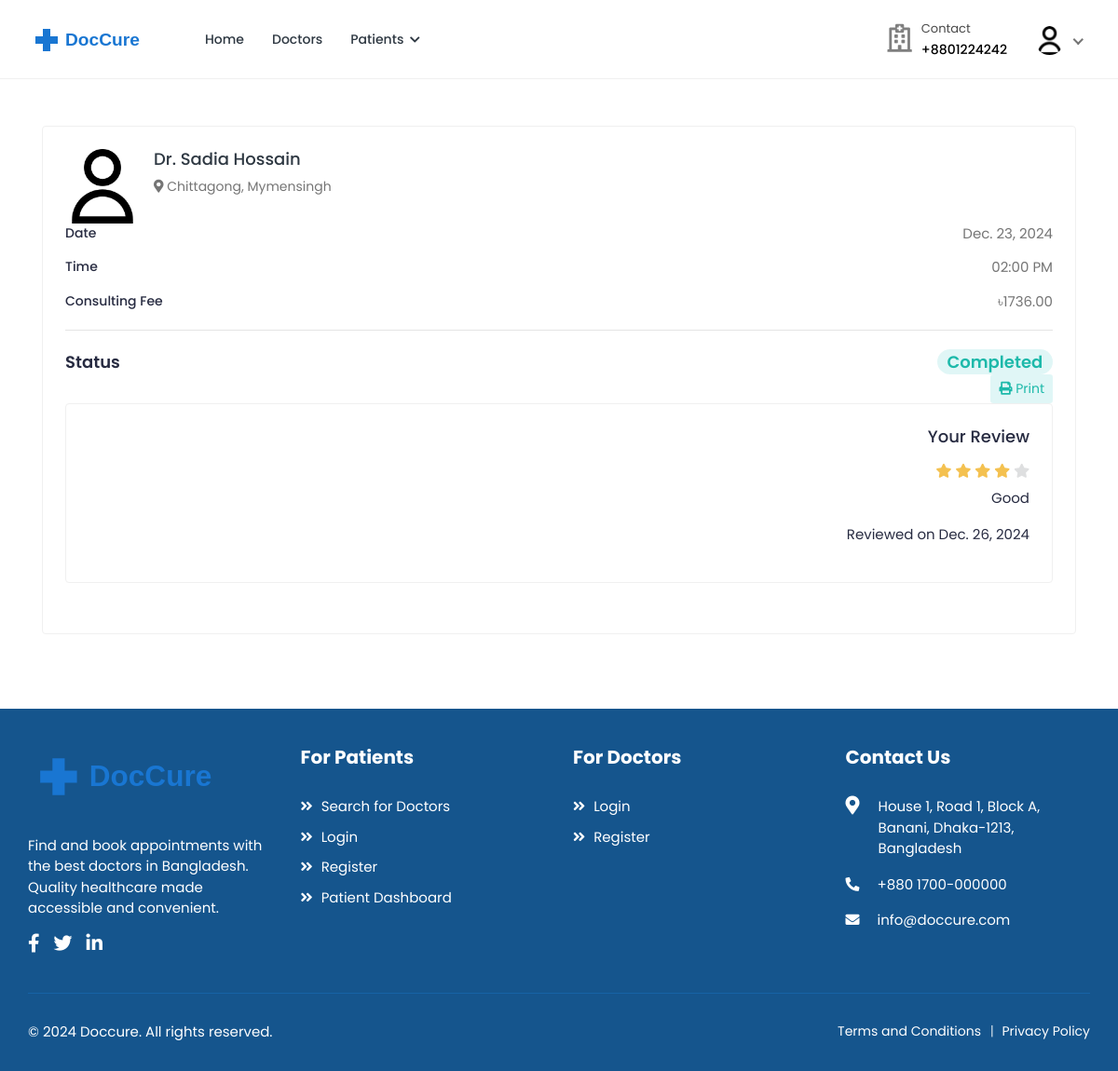
The app's page /patients/appointments/1/ (signed in) with its own data.
### accounts/models.py (models this page shows, shortened)
class User(AbstractUser):
    class RoleChoices(models.TextChoices):
        DOCTOR = "doctor", "Doctor"
        PATIENT = "patient", "Patient"
    username = models.CharField(max_length=30, unique=True)
    role = models.CharField(
        choices=RoleChoices.choices,
        max_length=20,
        default="patient",
        error_messages={"required": "Role must be provided"},
    )
    email = models.EmailField(
        blank=True,
        error_messages={
            "unique": "A user with that email already exists.",
        },
    )
    first_name = models.CharField(max_length=150, blank=True)
    last_name = models.CharField(max_length=150, blank=True)
    registration_number = models.IntegerField(null=True, blank=True)
    USERNAME_FIELD = "username"
    REQUIRED_FIELDS = []
    objects = CustomUserManager()
    def get_full_name(self):
        full_name = "%s %s" % (self.first_name, self.last_name)
        return full_name.strip() or self.username

class Profile(models.Model):
    user = models.OneToOneField(
        User, on_delete=models.CASCADE, related_name="profile"
    )
    avatar = models.ImageField(
        default="defaults/user.png", upload_to=profile_photo_directory_path
    )
    phone = models.CharField(max_length=20, blank=True, null=True)
    dob = models.DateField(blank=True, null=True)
    about = models.TextField(blank=True, null=True)
    specialization = models.CharField(max_length=255, blank=True, null=True)
    gender = models.CharField(
        max_length=10,
        choices=[("male", "Male"), ("female", "Female"), ("other", "Other")],
        blank=True,
    )
    address = models.TextField(blank=True, null=True)
    city = models.CharField(max_length=100, blank=True)
    state = models.CharField(max_length=100, blank=True)
    postal_code = models.CharField(max_length=20, blank=True)
    country = models.CharField(max_length=100, blank=True)
    price_per_consultation = models.DecimalField(
        max_digits=10, decimal_places=2, null=True, blank=True
    )
    is_available = models.BooleanField(default=True)
    blood_group = models.CharField(
        max_length=5,
        choices=[
            ("A+", "A+"),
            ("A-", "A-"),
            ("B+", "B+"),
            ("B-", "B-"),
            ("O+", "O+"),
            ("O-", "O-"),
            ("AB+", "AB+"),
            ("AB-", "AB-"),
        ],
        blank=True,
        null=True,
    )
    allergies = models.TextField(blank=True, null=True)
    medical_conditions = models.TextField(blank=True, null=True)
    @property
    def image(self):
        return (
            self.avatar.url
            if self.avatar.storage.exists(self.avatar.name)
            else "{}defaults/user.png".format(settings.MEDIA_URL)
        )

### bookings/models.py (models this page shows, shortened)
class Booking(models.Model):
    doctor = models.ForeignKey(
        settings.AUTH_USER_MODEL,
        on_delete=models.CASCADE,
        related_name="appointments",
        limit_choices_to={"role": "doctor"},
    )
    patient = models.ForeignKey(
        settings.AUTH_USER_MODEL,
        on_delete=models.CASCADE,
        related_name="patient_appointments",
        limit_choices_to={"role": "patient"},
    )
    appointment_date = models.DateField()
    appointment_time = models.TimeField()
    booking_date = models.DateTimeField(auto_now_add=True)
    status = models.CharField(
        max_length=20,
        choices=[
            ("pending", "Pending"),
            ("confirmed", "Confirmed"),
            ("completed", "Completed"),
            ("cancelled", "Cancelled"),
            ("no_show", "No Show"),
        ],
        default="pending",
    )
    class Meta:
        ordering = ["-appointment_date", "-appointment_time"]
        unique_together = ["doctor", "appointment_date", "appointment_time"]

### core/models.py (models this page shows, shortened)
class Review(models.Model):
    RATING_CHOICES = (
        (1, '1'),
        (2, '2'),
        (3, '3'),
        (4, '4'),
        (5, '5'),
    )
    patient = models.ForeignKey('accounts.User', on_delete=models.CASCADE, related_name='reviews_given')
    doctor = models.ForeignKey('accounts.User', on_delete=models.CASCADE, related_name='reviews_received')
    booking = models.OneToOneField('bookings.Booking', on_delete=models.CASCADE)
    rating = models.IntegerField(choices=RATING_CHOICES)
    review = models.TextField()
    created_at = models.DateTimeField(auto_now_add=True)
    updated_at = models.DateTimeField(auto_now=True)
    class Meta:
        ordering = ['-created_at']
        unique_together = ['patient', 'booking']

### patients/views.py (the view)
class AppointmentDetailView(DetailView):
    model = Booking
    template_name = "patients/appointment-detail.html"
    context_object_name = "appointment"
    def get_queryset(self):
        return Booking.objects.select_related(
            "doctor", "doctor__profile", "patient", "patient__profile"
        ).filter(patient=self.request.user)

### accounts/managers.py (called while the page is built)
    def get(self, *args, **kwargs):
        return super().select_related("profile").get(*args, **kwargs)

### templates/patients/appointment-detail.html (shortened to what this page needs)
{% extends 'base.html' %}
{% load static %}
{% block content %}
<div class="content">
    <div class="container">
        <div class="card">
            <div class="card-body">
                <div class="booking-doc-info">
                    <a href="{% url 'doctors:doctor-profile' appointment.doctor.username %}" class="booking-doc-img">
                        <img src="{{ appointment.doctor.profile.image }}" alt="Doctor Image">
                    </a>
                    <div class="booking-info">
                        <h4><a href="{% url 'doctors:doctor-profile' appointment.doctor.username %}">Dr. {{ appointment.doctor.get_full_name }}</a></h4>
                        <div class="clinic-details">
                            <p class="doc-location">
                                <i class="fas fa-map-marker-alt"></i> {{ appointment.doctor.profile.city }}, {{ appointment.doctor.profile.state }}
                            </p>
                        </div>
                    </div>
                </div>
                <div class="booking-summary">
                    <div class="booking-item-wrap">
                        <ul class="booking-date">
                            <li>Date <span>{{ appointment.appointment_date }}</span></li>
                            <li>Time <span>{{ appointment.appointment_time|time:"h:i A" }}</span></li>
                        </ul>
                        <ul class="booking-fee">
                            <li>Consulting Fee <span>৳{{ appointment.doctor.profile.price_per_consultation }}</span></li>
                        </ul>
                        <div class="booking-total">
                            <ul class="booking-total-list">
                                <li>
                                    <span>Status</span>
                                    <span class="total-cost">
                                        <span class="badge badge-pill
                                            {% if appointment.status == 'completed' %}bg-info-light{% endif %}">
                                            {{ appointment.status|title }}
                                        </span>
                                    </span>
                                </li>
                            </ul>
                        </div>
                    </div>
                </div>
                <div class="booking-actions text-right">
                    <a href="{% url 'patients:appointment-print' appointment.pk %}" target="_blank" class="btn btn-sm bg-info-light">
                        <i class="fas fa-print"></i> Print
                    </a>
                    {% if appointment.review %}
                        <div class="card">
                            <div class="card-body">
                                <h4 class="card-title">Your Review</h4>
                                <div class="rating">
                                    {% for i in "12345"|make_list %}
                                    <i class="fas fa-star {% if forloop.counter <= appointment.review.rating %}filled{% endif %}"></i>
                                    {% endfor %}
                                </div>
                                <p class="review-text">{{ appointment.review.review }}</p>
                                <p class="review-date">Reviewed on {{ appointment.review.created_at|date }}</p>
                            </div>
                        </div>
                    {% endif %}
                </div>
            </div>
        </div>
    </div>
</div>
{% endblock %}

### templates/includes/navbar.html (shortened to what this page needs)
{% load static %}
<header class="header">
    <nav class="navbar navbar-expand-lg header-nav">
        <div class="navbar-header">
            <a href="{% url 'core:home' %}" class="navbar-brand logo">
                <img src="{% static 'assets/img/logo2.svg' %}" class="img-fluid" alt="Logo">
            </a>
        </div>
        <div class="main-menu-wrapper">
            <ul class="main-nav">
                <li {% if request.path == '/' %}class="active"{% endif %}>
                    <a href="{% url 'core:home' %}">Home</a>
                </li>
                <li class="has-submenu{% if request.path == '/doctors/' %} active {% endif %}">
                    <a href="{% url 'doctors:list' %}">Doctors</a>
                </li>
                {% if not user.is_authenticated %}
                    <li class="login-link">
                        <a href="{% url 'accounts:login' %}">Login / Signup</a>
                    </li>
                {% elif user.role == 'patient' %}
                    <li class="has-submenu {% if request.path == '/patients/' %} active {% endif %}">
                        <a href="#">Patients <i class="fas fa-chevron-down"></i></a>
                    </li>
                {% endif %}
            </ul>
        </div>
        <ul class="nav header-navbar-rht">
            <li class="nav-item contact-item">
                <div class="header-contact-img">
                    <i class="far fa-hospital"></i>
                </div>
                <div class="header-contact-detail">
                    <p class="contact-header">Contact</p>
                    <p class="contact-info-header"> +8801224242</p>
                </div>
            </li>
            {% if not user.is_authenticated %}
                <li class="nav-item">
                    <a class="nav-link header-login" href="{% url 'accounts:login' %}">Login / Signup </a>
                </li>
            {% else %}
                <li class="nav-item dropdown has-arrow logged-item">
                    <a href="#" class="dropdown-toggle nav-link" data-toggle="dropdown">
                        <span class="user-img">
                            <img class="rounded-circle" src="{{ user.profile.image }}" width="31" alt="{{ user.username }}">
                        </span>
                    </a>
                </li>
            {% endif %}
        </ul>
    </nav>
</header>

### records on screen
User: profile.image (placeholder picture)
Booking: doctor.profile.image (placeholder picture), doctor.get_full_name "Sadia Hossain", doctor.profile.city "Chittagong", doctor.profile.state "Mymensingh", appointment_date "Dec. 23, 2024", appointment_time "02:00 PM", doctor.profile.price_per_consultation "1736.00", status "Completed", review.review "Good", review.created_at "Dec. 26, 2024"
